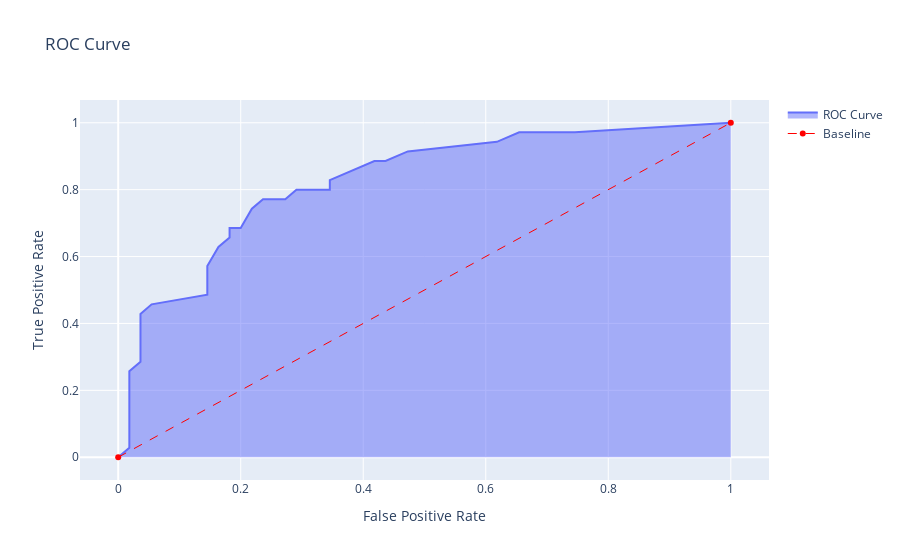

Notebook code for this chart:
### Code cell
''' Build graph for ROC_AUC '''

fpr, tpr, threshold = roc_curve(y_test, models[1].predict_proba(x_test)[:,1])
                                        
trace0 = go.Scatter(
    x=fpr,
    y=tpr,
    text=threshold,
    fill='tozeroy',
    name='ROC Curve')

trace1 = go.Scatter(
    x=[0,1],
    y=[0,1],
    line={'color': 'red', 'width': 1, 'dash': 'dash'},
    name='Baseline')

data = [trace0, trace1]

layout = go.Layout(
    title='ROC Curve',
    xaxis={'title': 'False Positive Rate'},
    yaxis={'title': 'True Positive Rate'})

fig = go.Figure(data, layout)
fig.show();

### Figure 1 — Plotly figure (JSON) as saved in the notebook; plotly's stock layout.template omitted (floating-point values rounded to 4 significant figures)
{"data": [{"fill": "tozeroy", "name": "ROC Curve", "text": [1.629, 0.6287, 0.6209, 0.6194, 0.5552, 0.5495, 0.5475, 0.5459, 0.5294, 0.5259, 0.5218, 0.4721, 0.4667, 0.4376, 0.4283, 0.4232, 0.3909, 0.3817, 0.3785, 0.3666, 0.3192, 0.3124, 0.3099, 0.3032, 0.2959, 0.2918, 0.2907, 0.2354, 0.2308], "type": "scatter", "x": [0, 0.01818, 0.01818, 0.01818, 0.01818, 0.03636, 0.03636, 0.03636, 0.05455, 0.1455, 0.1455, 0.1636, 0.1818, 0.1818, 0.2, 0.2182, 0.2364, 0.2727, 0.2909, 0.3455, 0.3455, 0.4182, 0.4364, 0.4727, 0.6182, 0.6545, 0.6909, 0.7455, 1], "y": [0, 0.02857, 0.08571, 0.1714, 0.2571, 0.2857, 0.3714, 0.4286, 0.4571, 0.4857, 0.5714, 0.6286, 0.6571, 0.6857, 0.6857, 0.7429, 0.7714, 0.7714, 0.8, 0.8, 0.8286, 0.8857, 0.8857, 0.9143, 0.9429, 0.9714, 0.9714, 0.9714, 1]}, {"line": {"color": "red", "dash": "dash", "width": 1}, "name": "Baseline", "type": "scatter", "x": [0, 1], "y": [0, 1]}], "layout": {"title": {"text": "ROC Curve"}, "xaxis": {"title": {"text": "False Positive Rate"}}, "yaxis": {"title": {"text": "True Positive Rate"}}}}
